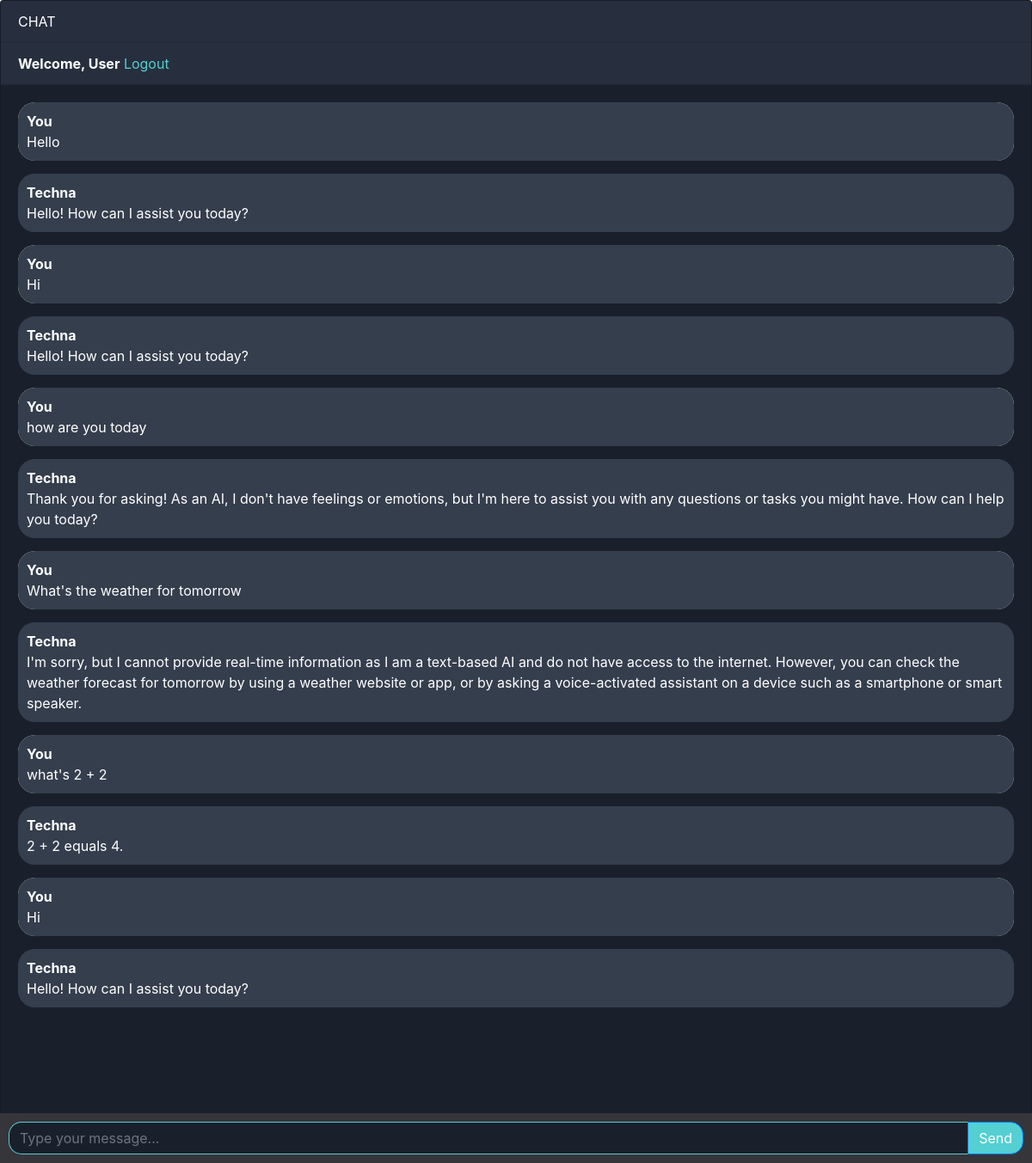
Page /chatbot (signed in) on the committed database.
### chatbot/models.py (models this page shows, shortened)
class Chat(models.Model):
    user = models.ForeignKey(User, on_delete=models.CASCADE)
    message = models.TextField()
    response = models.TextField()
    created_at = models.DateTimeField(auto_now_add=True)

### chatbot/views.py (the view)
# urls.py: path('chatbot', views.chatbot, name='chatbot')
def chatbot(request):
    chats = Chat.objects.filter(user=request.user)
    if request.method == 'POST':
        message = request.POST.get('message')
        response = ask_openai(message)
        chat = Chat(user=request.user, message=message, response=response, created_at=timezone.now())
        chat.save()
        return JsonResponse({'message': message, 'response': response})
    return render(request, 'chatbot.html', {'chats': chats})

### templates/chatbot.html (shortened to what this page needs)
{% extends 'base.html' %}
{% block content %}
<div class="chat-container">
  <div class="card flex-grow-1">
    <div class="card-header text-white">CHAT</div>
    {% if user.is_authenticated %}
    <div class="card-header text-white"><b>Welcome, {{user.username}}</b>   <a style="color: #54CFD2;" href="logout">Logout</a></div>
    {% else %}
    <div class="card-header text-white"><a style="color: #54CFD2;" href="login">Login</a>   <a style="color: #54CFD2;" href="register">Register</a></div>
    {% endif %}
    <div class="card-body messages-box">
      <ul class="list-unstyled messages-list">
        {% for chat in chats %}
          {% if chat.user == request.user %}
            <li class="message sent">
          <div class="message-text">
            <div class="message-sender">
              <b>You</b>
            </div>
            <div class="message-content">
              {{chat.message}}
            </div>
          </div>
        </li>
        <li class="message received">
          <div class="message-text">
            <div class="message-sender">
              <b>Techna</b>
            </div>
            <div class="message-content">
              {{chat.response}}
            </div>
          </div>
        </li>
          {% endif %}
        {% endfor %}
      </ul>
    </div>
    <br><br>
    <br><br>
    <br><br>
  </div>
  <form class="message-form">
    <div class="input-group">
      <input type="text" class="form-control message-input" placeholder="Type your message...">
      <div class="input-group-append">
        <button type="submit" class="btn btn-primary btn-send">Send</button>
      </div>
    </div>
  </form>
</div>
{% endblock %}

### templates/base.html (shortened to what this page needs)
<!DOCTYPE html>
<html lang="en">
  <head>
    <link rel="stylesheet" href="https://stackpath.bootstrapcdn.com/bootstrap/4.3.1/css/bootstrap.min.css">
  </head>
  <body>
    {% block content %}{% endblock %}
  </body>
</html>

### templates/chatbot.html (style rules this page uses)
body, html { height: 100%; }
.messages-box { flex: 1; overflow-y: auto; background-color: rgb(25, 32, 44) !important; }
.messages-list { padding-left: 0; }
.message { margin-bottom: 15px; list-style: none; }
.message-text { padding: 10px; border-radius: 20px; background-color: rgb(53, 62, 77); color: white; }
.sent { background-color: #dcf8c6; align-self: flex-end; }
.received { background-color: #f1f0f0; align-self: flex-start; }
.message-form { display: flex; position: fixed; bottom: 0; left: 0; right: 0; padding: 10px; background-color: #35353a; }
.message-input { flex: 1; border-radius: 15px; border-right: none; background-color: rgb(25, 32, 44); border-color:#54CFD2; }
.btn-send { border-radius: 15px; }
.chat-container { height: 100%; display: flex; flex-direction: column; }
.card-header { background-color: rgb(39, 47, 62); color: white; }
.card { background-color: rgb(25, 32, 44) !important; }
.received { border-radius: 20px; background-color: rgb(53, 62, 77); }
.btn { background-color:#54CFD2; }
.sent { border-radius: 20px; }

### rows in the picture
Chat: message "Hello", response "Hello! How can I assist you today?"
Chat: message "Hi", response "Hello! How can I assist you today?"
Chat: message "how are you today", response "Thank you for asking! As an AI, I don't have feelings or emotions, but I'm here to assist you with any questions or tasks you might have. How can I help you today?"
Chat: message "What's the weather for tomorrow", response "I'm sorry, but I cannot provide real-time information as I am a text-based AI and do not have access to the internet. However, you can check the weather forecast for tomorrow by using a weather website or app, or by asking a voice-activated assistant on a device such as a smartphone or smart speaker."
Chat: message "what's 2 + 2", response "2 + 2 equals 4."
Chat: message "Hi", response "Hello! How can I assist you today?"

### other values in the picture
{{ user.username }} "User"
